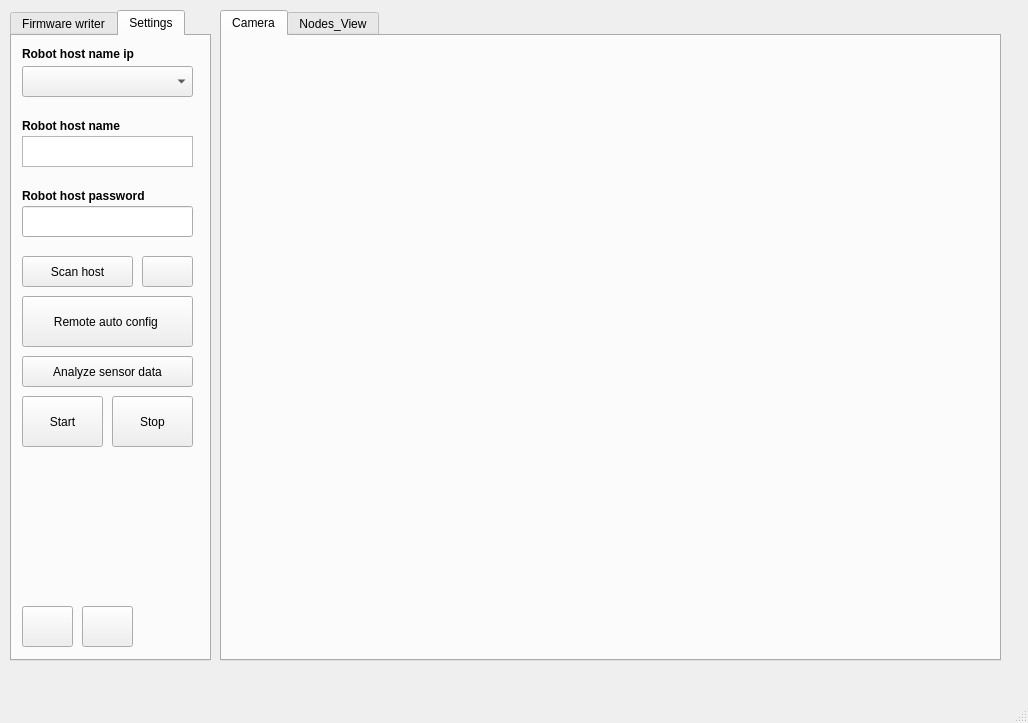
<?xml version="1.0" encoding="UTF-8"?>
<ui version="4.0">
 <class>MainWindow</class>
 <widget class="QMainWindow" name="MainWindow">
  <property name="geometry">
   <rect>
    <x>0</x>
    <y>0</y>
    <width>1028</width>
    <height>723</height>
   </rect>
  </property>
  <property name="windowTitle">
   <string>MainWindow</string>
  </property>
  <property name="documentMode">
   <bool>true</bool>
  </property>
  <widget class="QWidget" name="centralwidget">
   <widget class="QTabWidget" name="tabWidget_2">
    <property name="geometry">
     <rect>
      <x>10</x>
      <y>10</y>
      <width>201</width>
      <height>651</height>
     </rect>
    </property>
    <property name="currentIndex">
     <number>1</number>
    </property>
    <widget class="QWidget" name="tab_4">
     <attribute name="title">
      <string>Firmware writer</string>
     </attribute>
     <widget class="QLineEdit" name="lineEdit">
      <property name="geometry">
       <rect>
        <x>10</x>
        <y>380</y>
        <width>171</width>
        <height>31</height>
       </rect>
      </property>
     </widget>
     <widget class="QComboBox" name="comboBox_3">
      <property name="geometry">
       <rect>
        <x>10</x>
        <y>100</y>
        <width>171</width>
        <height>31</height>
       </rect>
      </property>
     </widget>
     <widget class="QComboBox" name="comboBox">
      <property name="geometry">
       <rect>
        <x>10</x>
        <y>30</y>
        <width>171</width>
        <height>31</height>
       </rect>
      </property>
     </widget>
     <widget class="QLabel" name="label_11">
      <property name="geometry">
       <rect>
        <x>10</x>
        <y>290</y>
        <width>81</width>
        <height>17</height>
       </rect>
      </property>
      <property name="text">
       <string>&lt;html&gt;&lt;head/&gt;&lt;body&gt;&lt;p&gt;&lt;span style=&quot; font-weight:600; color:#000000;&quot;&gt;Host_WiFi&lt;/span&gt;&lt;/p&gt;&lt;/body&gt;&lt;/html&gt;</string>
      </property>
     </widget>
     <widget class="QLabel" name="label_2">
      <property name="geometry">
       <rect>
        <x>10</x>
        <y>80</y>
        <width>121</width>
        <height>17</height>
       </rect>
      </property>
      <property name="text">
       <string>&lt;html&gt;&lt;head/&gt;&lt;body&gt;&lt;p&gt;&lt;span style=&quot; font-weight:600; color:#000000;&quot;&gt;Json robot nodes&lt;/span&gt;&lt;/p&gt;&lt;/body&gt;&lt;/html&gt;</string>
      </property>
     </widget>
     <widget class="QLabel" name="label">
      <property name="geometry">
       <rect>
        <x>10</x>
        <y>10</y>
        <width>121</width>
        <height>21</height>
       </rect>
      </property>
      <property name="text">
       <string>&lt;html&gt;&lt;head/&gt;&lt;body&gt;&lt;p&gt;&lt;span style=&quot; font-weight:600; color:#000000;&quot;&gt;Operating system&lt;/span&gt;&lt;/p&gt;&lt;/body&gt;&lt;/html&gt;</string>
      </property>
     </widget>
     <widget class="QPushButton" name="pushButton">
      <property name="geometry">
       <rect>
        <x>10</x>
        <y>490</y>
        <width>171</width>
        <height>51</height>
       </rect>
      </property>
      <property name="text">
       <string>Write firmware Image</string>
      </property>
     </widget>
     <widget class="QPushButton" name="pushButton_6">
      <property name="geometry">
       <rect>
        <x>10</x>
        <y>440</y>
        <width>171</width>
        <height>41</height>
       </rect>
      </property>
      <property name="text">
       <string>Scan Wi-Fi</string>
      </property>
     </widget>
     <widget class="QLabel" name="label_6">
      <property name="geometry">
       <rect>
        <x>10</x>
        <y>220</y>
        <width>131</width>
        <height>17</height>
       </rect>
      </property>
      <property name="text">
       <string>&lt;html&gt;&lt;head/&gt;&lt;body&gt;&lt;p&gt;&lt;span style=&quot; font-weight:600; color:#000000;&quot;&gt;Select your country&lt;/span&gt;&lt;/p&gt;&lt;/body&gt;&lt;/html&gt;</string>
      </property>
     </widget>
     <widget class="QComboBox" name="comboBox_5">
      <property name="geometry">
       <rect>
        <x>10</x>
        <y>240</y>
        <width>171</width>
        <height>31</height>
       </rect>
      </property>
     </widget>
     <widget class="QLabel" name="label_10">
      <property name="geometry">
       <rect>
        <x>10</x>
        <y>360</y>
        <width>101</width>
        <height>17</height>
       </rect>
      </property>
      <property name="text">
       <string>&lt;html&gt;&lt;head/&gt;&lt;body&gt;&lt;p&gt;&lt;span style=&quot; font-weight:600; color:#000000;&quot;&gt;WiFi_password&lt;/span&gt;&lt;/p&gt;&lt;/body&gt;&lt;/html&gt;</string>
      </property>
     </widget>
     <widget class="QComboBox" name="comboBox_2">
      <property name="geometry">
       <rect>
        <x>10</x>
        <y>170</y>
        <width>171</width>
        <height>31</height>
       </rect>
      </property>
     </widget>
     <widget class="QComboBox" name="comboBox_7">
      <property name="geometry">
       <rect>
        <x>10</x>
        <y>310</y>
        <width>171</width>
        <height>31</height>
       </rect>
      </property>
     </widget>
     <widget class="QLabel" name="label_3">
      <property name="geometry">
       <rect>
        <x>10</x>
        <y>150</y>
        <width>61</width>
        <height>17</height>
       </rect>
      </property>
      <property name="text">
       <string>&lt;html&gt;&lt;head/&gt;&lt;body&gt;&lt;p&gt;&lt;span style=&quot; font-weight:600; color:#000000;&quot;&gt;SD card&lt;/span&gt;&lt;/p&gt;&lt;/body&gt;&lt;/html&gt;</string>
      </property>
     </widget>
    </widget>
    <widget class="QWidget" name="tab_5">
     <attribute name="title">
      <string>Settings</string>
     </attribute>
     <widget class="QLabel" name="label_8">
      <property name="geometry">
       <rect>
        <x>10</x>
        <y>10</y>
        <width>161</width>
        <height>17</height>
       </rect>
      </property>
      <property name="text">
       <string>&lt;html&gt;&lt;head/&gt;&lt;body&gt;&lt;p&gt;&lt;span style=&quot; font-weight:600; color:#000000;&quot;&gt;Robot host name ip&lt;/span&gt;&lt;/p&gt;&lt;/body&gt;&lt;/html&gt;</string>
      </property>
     </widget>
     <widget class="QComboBox" name="comboBox_4">
      <property name="geometry">
       <rect>
        <x>10</x>
        <y>30</y>
        <width>171</width>
        <height>31</height>
       </rect>
      </property>
     </widget>
     <widget class="QLabel" name="label_12">
      <property name="geometry">
       <rect>
        <x>10</x>
        <y>80</y>
        <width>121</width>
        <height>20</height>
       </rect>
      </property>
      <property name="text">
       <string>&lt;html&gt;&lt;head/&gt;&lt;body&gt;&lt;p&gt;&lt;span style=&quot; font-weight:600; color:#000000;&quot;&gt;Robot host name&lt;/span&gt;&lt;/p&gt;&lt;/body&gt;&lt;/html&gt;</string>
      </property>
     </widget>
     <widget class="QTextEdit" name="textEdit_5">
      <property name="geometry">
       <rect>
        <x>10</x>
        <y>100</y>
        <width>171</width>
        <height>31</height>
       </rect>
      </property>
     </widget>
     <widget class="QLabel" name="label_9">
      <property name="geometry">
       <rect>
        <x>10</x>
        <y>150</y>
        <width>151</width>
        <height>20</height>
       </rect>
      </property>
      <property name="text">
       <string>&lt;html&gt;&lt;head/&gt;&lt;body&gt;&lt;p&gt;&lt;span style=&quot; font-weight:600; color:#000000;&quot;&gt;Robot host password&lt;/span&gt;&lt;/p&gt;&lt;/body&gt;&lt;/html&gt;</string>
      </property>
     </widget>
     <widget class="QLineEdit" name="lineEdit_2">
      <property name="geometry">
       <rect>
        <x>10</x>
        <y>170</y>
        <width>171</width>
        <height>31</height>
       </rect>
      </property>
     </widget>
     <widget class="QPushButton" name="pushButton_5">
      <property name="geometry">
       <rect>
        <x>10</x>
        <y>220</y>
        <width>111</width>
        <height>31</height>
       </rect>
      </property>
      <property name="text">
       <string>Scan host</string>
      </property>
     </widget>
     <widget class="QPushButton" name="pushButton_8">
      <property name="geometry">
       <rect>
        <x>130</x>
        <y>220</y>
        <width>51</width>
        <height>31</height>
       </rect>
      </property>
      <property name="text">
       <string/>
      </property>
     </widget>
     <widget class="QPushButton" name="pushButton_2">
      <property name="geometry">
       <rect>
        <x>10</x>
        <y>260</y>
        <width>171</width>
        <height>51</height>
       </rect>
      </property>
      <property name="text">
       <string>Remote auto config </string>
      </property>
     </widget>
     <widget class="QPushButton" name="pushButton_10">
      <property name="geometry">
       <rect>
        <x>10</x>
        <y>320</y>
        <width>171</width>
        <height>31</height>
       </rect>
      </property>
      <property name="text">
       <string>Analyze sensor data</string>
      </property>
     </widget>
     <widget class="QPushButton" name="pushButton_3">
      <property name="geometry">
       <rect>
        <x>10</x>
        <y>360</y>
        <width>81</width>
        <height>51</height>
       </rect>
      </property>
      <property name="text">
       <string>Start</string>
      </property>
     </widget>
     <widget class="QPushButton" name="pushButton_9">
      <property name="geometry">
       <rect>
        <x>70</x>
        <y>570</y>
        <width>51</width>
        <height>41</height>
       </rect>
      </property>
      <property name="text">
       <string/>
      </property>
     </widget>
     <widget class="QPushButton" name="pushButton_4">
      <property name="geometry">
       <rect>
        <x>100</x>
        <y>360</y>
        <width>81</width>
        <height>51</height>
       </rect>
      </property>
      <property name="text">
       <string>Stop</string>
      </property>
     </widget>
     <widget class="QPushButton" name="pushButton_7">
      <property name="geometry">
       <rect>
        <x>10</x>
        <y>570</y>
        <width>51</width>
        <height>41</height>
       </rect>
      </property>
      <property name="text">
       <string/>
      </property>
     </widget>
    </widget>
   </widget>
   <widget class="QTabWidget" name="tabWidget">
    <property name="geometry">
     <rect>
      <x>220</x>
      <y>10</y>
      <width>781</width>
      <height>651</height>
     </rect>
    </property>
    <property name="currentIndex">
     <number>0</number>
    </property>
    <property name="usesScrollButtons">
     <bool>true</bool>
    </property>
    <property name="documentMode">
     <bool>false</bool>
    </property>
    <property name="tabsClosable">
     <bool>false</bool>
    </property>
    <property name="movable">
     <bool>true</bool>
    </property>
    <property name="tabBarAutoHide">
     <bool>true</bool>
    </property>
    <widget class="QWidget" name="Camera">
     <attribute name="title">
      <string>Camera</string>
     </attribute>
     <widget class="QLabel" name="label_5">
      <property name="geometry">
       <rect>
        <x>10</x>
        <y>30</y>
        <width>751</width>
        <height>551</height>
       </rect>
      </property>
      <property name="text">
       <string/>
      </property>
     </widget>
    </widget>
    <widget class="QWidget" name="nodes">
     <attribute name="title">
      <string>Nodes_View</string>
     </attribute>
     <widget class="QWidget" name="gridLayoutWidget">
      <property name="geometry">
       <rect>
        <x>0</x>
        <y>0</y>
        <width>771</width>
        <height>611</height>
       </rect>
      </property>
      <layout class="QGridLayout" name="gridLayout"/>
     </widget>
    </widget>
   </widget>
  </widget>
  <widget class="QMenuBar" name="menubar">
   <property name="geometry">
    <rect>
     <x>0</x>
     <y>0</y>
     <width>1028</width>
     <height>21</height>
    </rect>
   </property>
  </widget>
  <widget class="QStatusBar" name="statusbar"/>
 </widget>
 <resources/>
 <connections/>
</ui>
